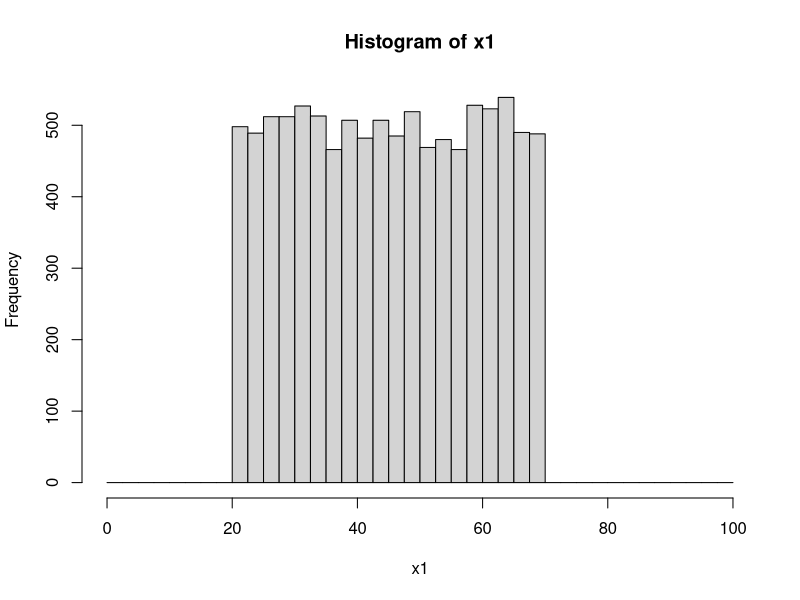
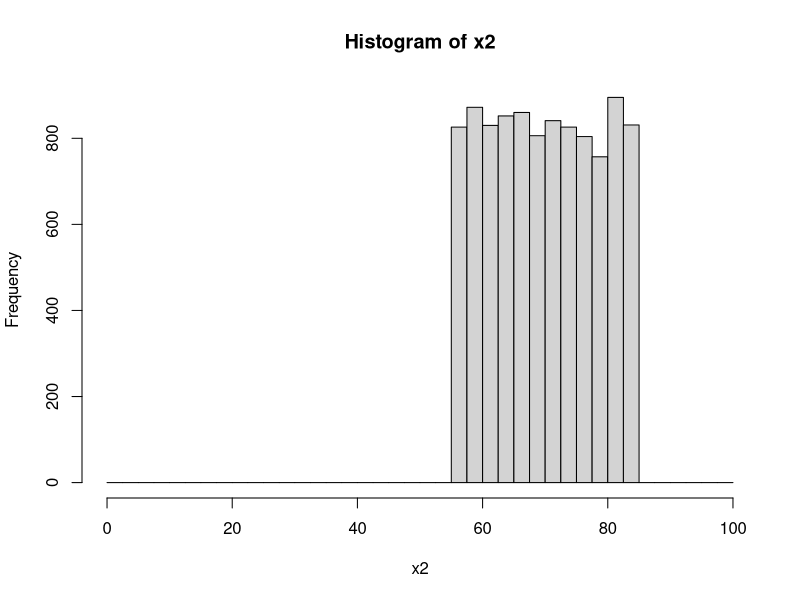
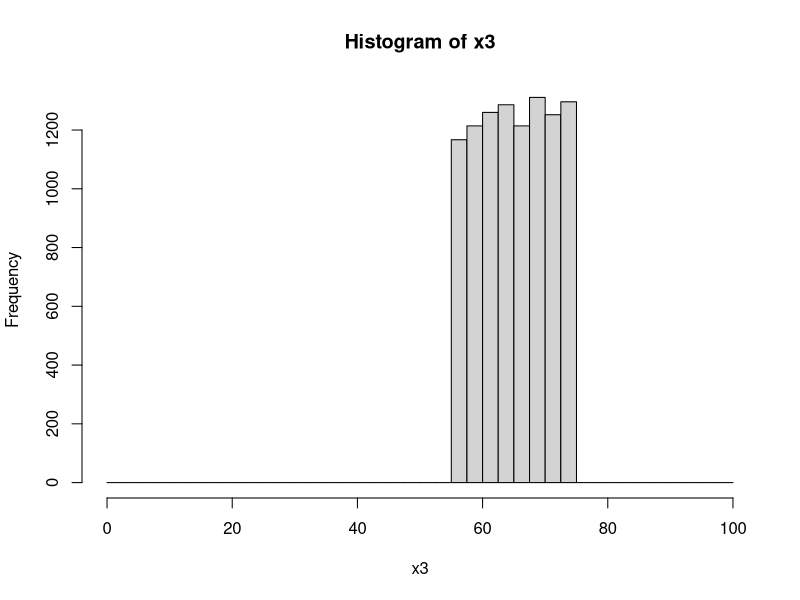
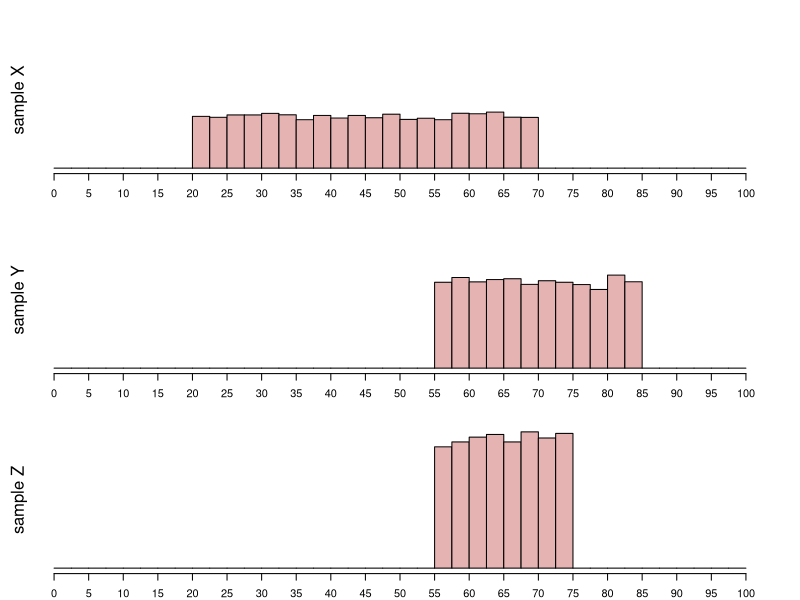

Generate these figures, in order, with R:
## ---- chunk 1

type = sample(1:3,1) #uniform, bell, bimodal
n = 10000
beta1 = c(1,4,0.2)[type]
beta2 = c(1,4,0.2)[type]
mid = sample(seq(30,70,5),3)
width = sample(seq(20,60,10),3)
bottom = mid-width/2

x1 = rbeta(n,beta1,beta2)*(width[1]-0.02)+bottom[1]+0.01
x2 = rbeta(n,beta1,beta2)*(width[2]-0.02)+bottom[2]+0.01
x3 = rbeta(n,beta1,beta2)*(width[3]-0.02)+bottom[3]+0.01

h1 = hist(x1,xlim=c(0,100),breaks=seq(0,100,2.5))
h2 = hist(x2,xlim=c(0,100),breaks=seq(0,100,2.5))
h3 = hist(x3,xlim=c(0,100),breaks=seq(0,100,2.5))

counts1 = h1$counts
counts2 = h2$counts
counts3 = h3$counts

ym = max(c(counts1,counts2,counts3))

ans1 = paste0((mid==min(mid))*1,collapse="")
ans2 = paste0((mid==max(mid))*1,collapse="")
ans3 = paste0((width==min(width))*1,collapse="")
ans4 = paste0((width==max(width))*1,collapse="")

## ---- chunk 2
par(mfrow=c(3,1),mar=c(0,0,0,0))
par(mar=c(2,2,2,2))
hist(x1,xlim=c(0,100),breaks=seq(0,100,2.5),ann=F,axes=F,ylim=c(0,ym),col=rgb(0.9,0.7,0.7))
axis(1,line=0,at=seq(0,100,5))
mtext("sample X",2,0,srt=90)

par(mar=c(2,2,2,2))
hist(x2,xlim=c(0,100),breaks=seq(0,100,2.5),ann=F,axes=F,ylim=c(0,ym),col=rgb(0.9,0.7,0.7))
axis(1,line=0,at=seq(0,100,5))
mtext("sample Y",2,0,srt=90)

par(mar=c(2,2,2,2))
hist(x3,xlim=c(0,100),breaks=seq(0,100,2.5),ann=F,axes=F,ylim=c(0,ym),col=rgb(0.9,0.7,0.7))
axis(1,line=0,at=seq(0,100,5))
mtext("sample Z",2,0,srt=90)
